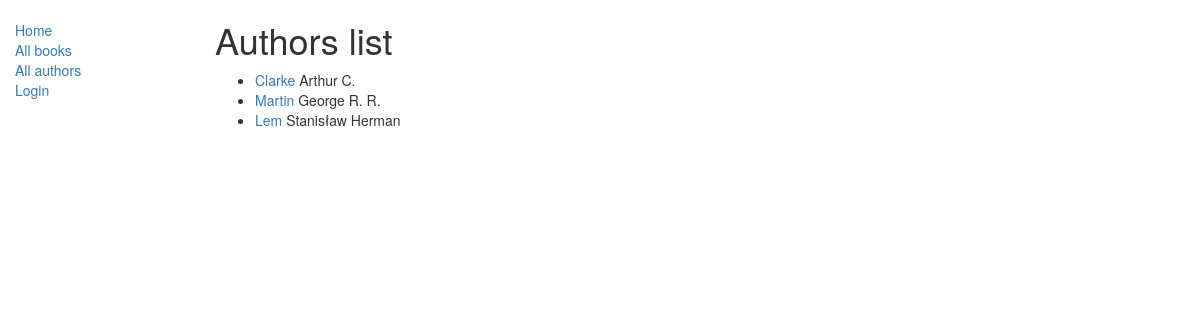
The page /catalog/authors on the database its author committed.
### catalog/models.py (models this page shows, shortened)
class Author(models.Model):
    first_name = models.CharField(max_length=100)
    last_name = models.CharField(max_length=100)
    date_of_birth = models.DateField(null=True, blank=True)
    date_of_death = models.DateField('Died', null=True, blank=True)
    class Meta:
        ordering = ['first_name']
    def get_absolute_url(self):
        return reverse('author-detail', args=[str(self.id)])

### catalog/views.py (the view)
# urls.py: path('authors', views.AuthorListView.as_view(), name='authors'),
class AuthorListView(ListView):
    model = Author
    paginate_by = 10

### templates/catalog/author_list.html
{% extends 'base_generic.html' %}%}
{% block content %}
    <h1>Authors list</h1>
    {% if author_list %}
    <ul>
        {% for author in author_list %}
            <li><a href="{{author.get_absolute_url}}">{{author.last_name}} </a>{{author.first_name}}</li>
        {% endfor %}
    </ul>
    {% else %}
        <p>No authors present</p>
    {% endif %}
{% endblock  %}

### rows shown on the page
Author: last_name "Clarke", first_name "Arthur C."
Author: last_name "Martin", first_name "George R. R."
Author: last_name "Lem", first_name "Stanisław Herman"
